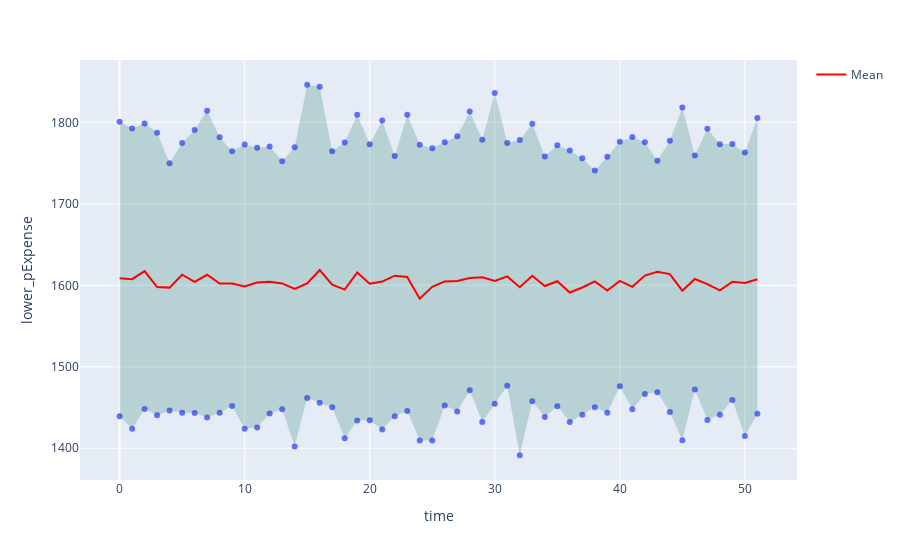

This figure's notebook cell:
### Markdown cell above
Here we see for example how the number of simulated scenarios should probably be higher, since income is a normal distribution independent of time the mean and 95%-tiles should be fairly constant. Here however the effect of individual deviations is still recognizable

### Code cell
analyzer.plot_ci(name='pExpense', time_col='time', scenario_col='scenario',filter=None, col_names=['scenario', 'time'], confidence=.95, inline_plot=True)
